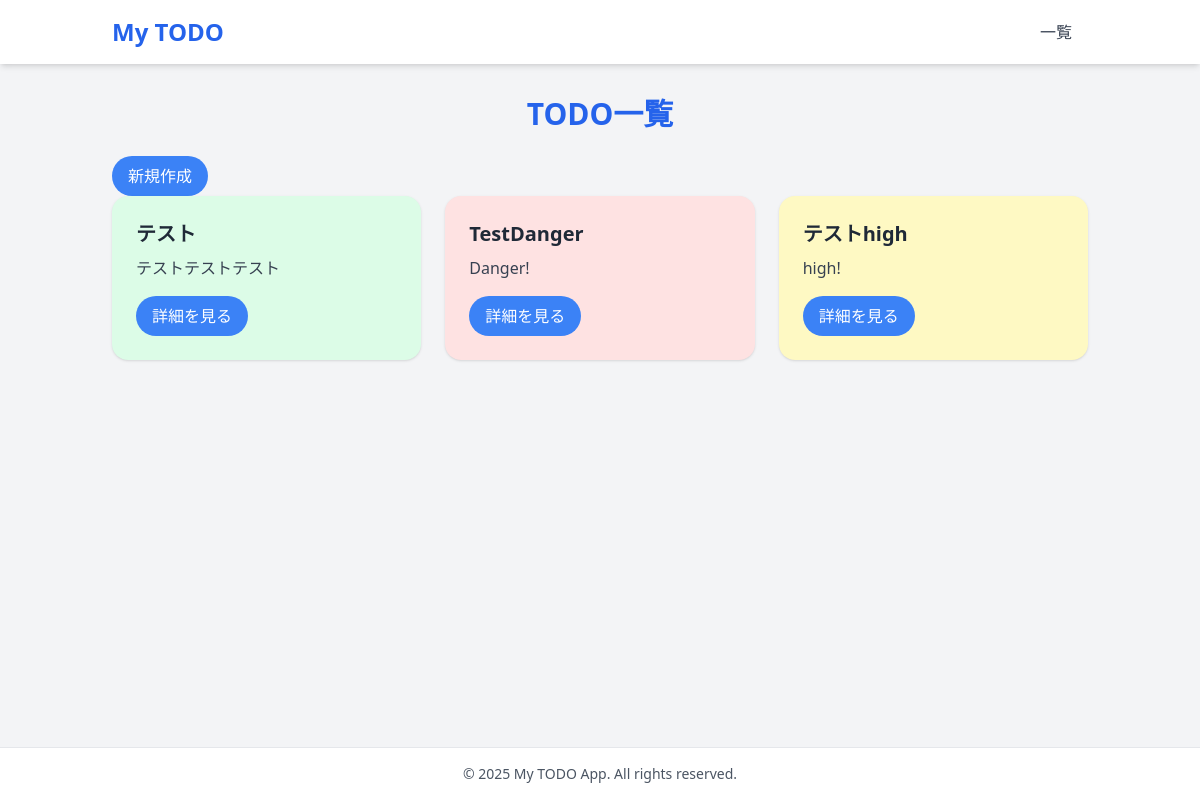
The app's page /, older data.
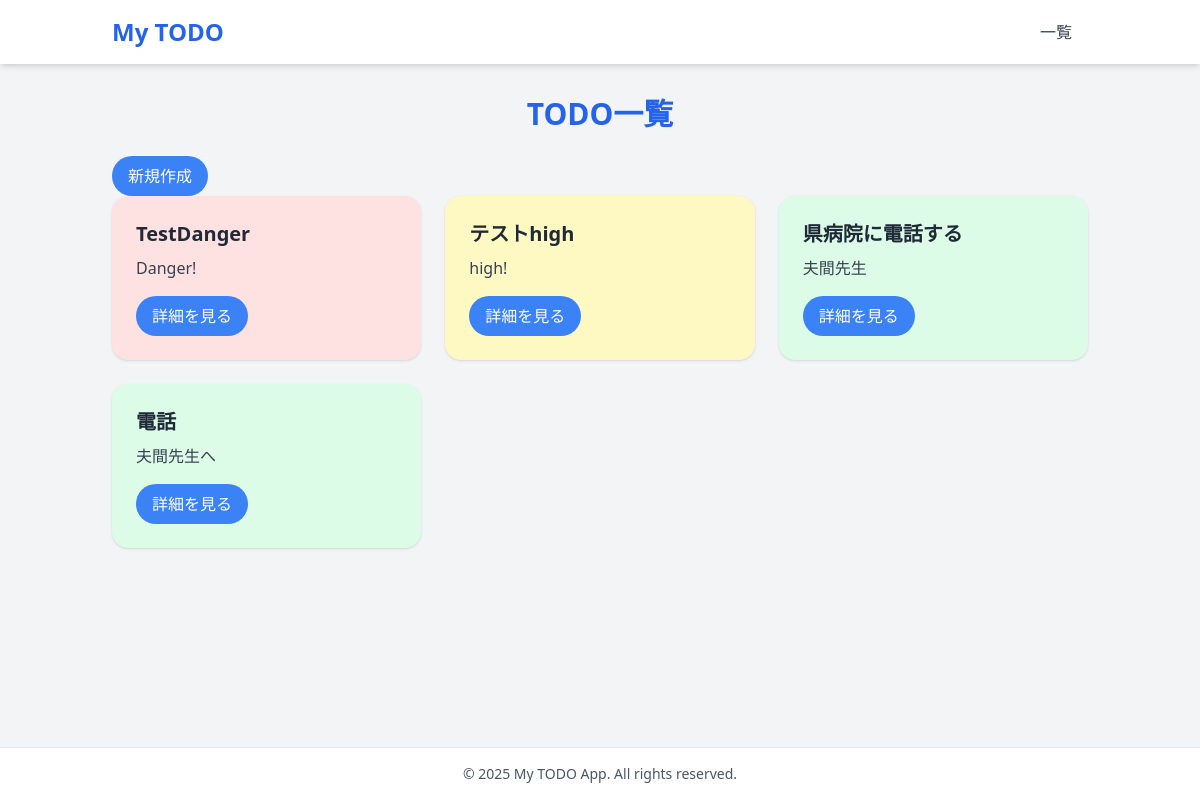
The same page, newer data.
### todo/models.py (models this page shows, shortened)
class TodoModel(models.Model):
    title    = models.CharField(max_length=100)
    memo     = models.TextField()
    priority = models.CharField(
        max_length=10,          # max_length必須
        choices=CHOICES,        # (actual, human-readable)のタプルリスト
        default='normal'
    )
    date = models.DateField()

### todo/views.py (the view)
# urls.py: path('', TodoList.as_view(), name='list'),
class TodoList(ListView):
    template_name = 'list.html'
    model = TodoModel

### templates/list.html (shortened to what this page needs)
{% extends 'base.html' %}
{% block content %}
  <h2 class="text-3xl font-bold mb-6 text-center text-blue-600">TODO一覧</h2>
    <a href="{% url 'create' %}" class="inline-block px-4 py-2 bg-blue-500 text-white rounded-full hover:bg-blue-600">
        <input type="submit" value="新規作成">
    </a>
  <div class="grid md:grid-cols-2 lg:grid-cols-3 gap-6">
    {% for todo in object_list %}
      <div class="rounded-2xl shadow p-6 hover:shadow-lg transition
        {% if todo.priority == 'danger' %}
            bg-red-100
        {% elif todo.priority == 'high' %}
            bg-yellow-100
        {% else %}
            bg-green-100
        {% endif %}">
        <h3 class="text-xl font-semibold mb-2">{{ todo.title }}</h3>
        <p class="text-gray-700 mb-4">{{ todo.memo|truncatechars:100 }}</p>
        <a href="{% url 'detail' todo.pk %}" class="inline-block px-4 py-2 bg-blue-500 text-white rounded-full hover:bg-blue-600">詳細を見る</a>
      </div>
    {% empty %}
      <p class="col-span-full text-center text-gray-500">まだ登録されたTODOはないで！</p>
    {% endfor %}
  </div>
{% endblock %}

Row changes from the older to the newer data that the page shows:
removed TodoModel: title "テスト", memo "テストテストテスト"
added TodoModel: title "県病院に電話する", memo "夫間先生"
added TodoModel: title "電話", memo "夫間先生へ"
